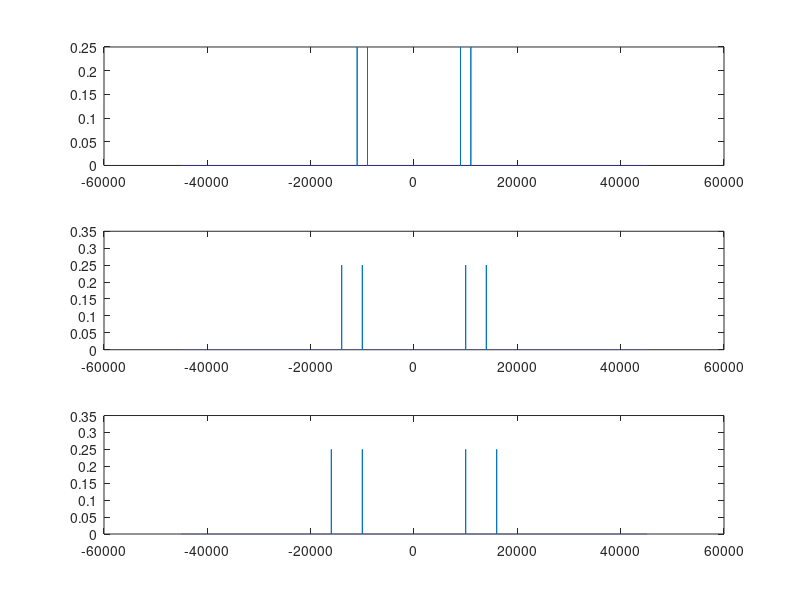
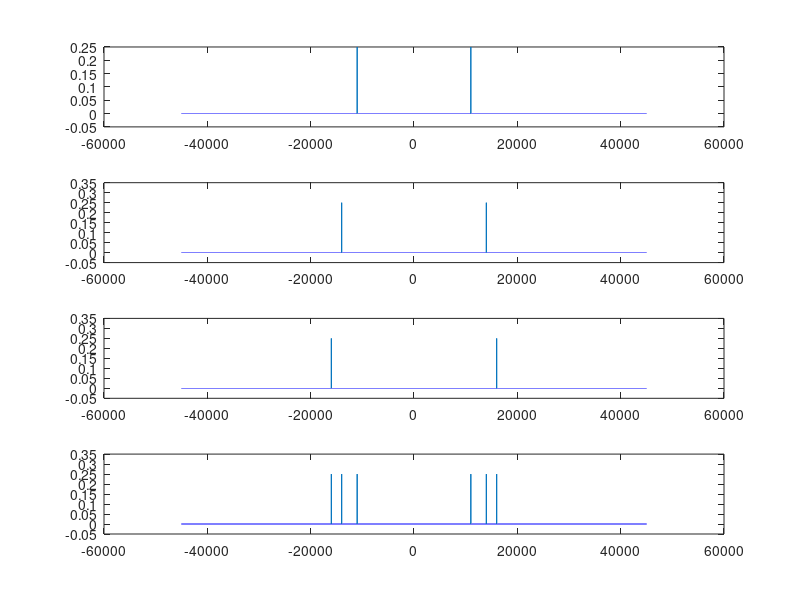
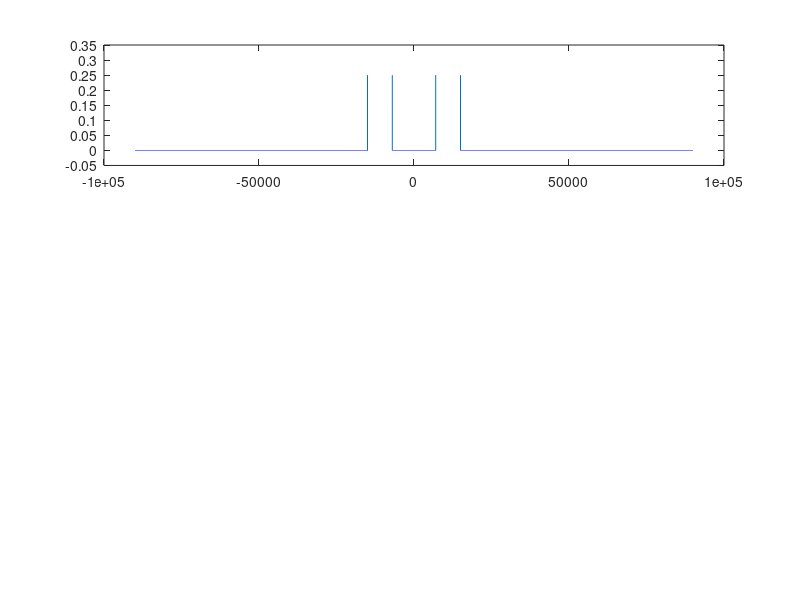

Recreate these plots in MATLAB, in order.
% • Gerar 3 sinais (cosenos) nas frequências 1k, 2k e 3k
% • Realizar a multiplexação dos sinais para as frequências 10k,
%   12k e 14k para a transmissão em um canal de comunicação
% • Recuperar os sinais originais

close all
clear all
clc

fs = 90e3;
t  = 0:1/fs:1-(1/fs);

Am1 = 1; f1 = 1e3;  Ao1 = 0; % Modulante               
Am2 = 1; f2 = 2e3;  Ao2 = 0; % Modulante              
Am3 = 1; f3 = 3e3;  Ao3 = 0; % Modulante              
Ac1 = 1; f4 = 10e3; Ao4 = 0; % Portadora              
Ac2 = 1; f5 = 12e3; Ao5 = 0; % Portadora
Ac3 = 1; f6 = 13e3; Ao6 = 0; % Portadora

m_t1 = Ao1 + Am1*cos(2*pi*f1*t); % Modulante
m_t2 = Ao2 + Am2*cos(2*pi*f2*t); % Modulante
m_t3 = Ao3 + Am3*cos(2*pi*f3*t); % Modulante
c_t1 = Ao4 + Ac1*cos(2*pi*f4*t); % Portadora
c_t2 = Ao4 + Ac2*cos(2*pi*f5*t); % Portadora
c_t3 = Ao4 + Ac3*cos(2*pi*f6*t); % Portadora

s_t1 = m_t1.*c_t1; % Sinal modulado
s_t2 = m_t2.*c_t2; % Sinal modulado
s_t3 = m_t3.*c_t3; % Sinal modulado 

s_f1 = fft(s_t1);
s_f1 = fftshift(s_f1)/length(s_f1);

s_f2 = fft(s_t2);
s_f2 = fftshift(s_f2)/length(s_f2);

s_f3 = fft(s_t3);
s_f3 = fftshift(s_f3)/length(s_f3);

f = -0.5*fs:0.5*fs-1;

% Sinais na frequencia 
figure(1)
subplot(311)
plot(f, abs(s_f1))
subplot(312)
plot(f, abs(s_f2))
subplot(313)
plot(f, abs(s_f3))

% Filtros ideais
filtro_11k = [zeros(1, 33000) ones(1, 2000) zeros(1, 20000) ones(1, 2000) zeros(1, 33000)];
filtro_14k = [zeros(1, 30000) ones(1, 2000) zeros(1, 26000) ones(1, 2000) zeros(1, 30000)];
filtro_16k = [zeros(1, 28000) ones(1, 2000) zeros(1, 30000) ones(1, 2000) zeros(1, 28000)];

% Sinal filtrado na frequencia com filtro ideal
s_f1_filtrado = filtro_11k.*s_f1;
figure(2)
subplot(411)
plot(f, s_f1_filtrado)

s_f2_filtrado = filtro_14k.*s_f2;
subplot(412)
plot(f, s_f2_filtrado)

s_f3_filtrado = filtro_16k.*s_f3;
subplot(413)
plot(f, s_f3_filtrado)

% Sinal transmitido multiplexado 3 canais
subplot(414)
y_f = s_f1_filtrado + s_f2_filtrado + s_f3_filtrado;
plot(f, y_f)

% Recebendo sinal e filtrando em 11k 14k 16k
y_11k = y_f.*filtro_11k;
y_14k = y_f.*filtro_14k;
y_16k = y_f.*filtro_16k;

% Multiplicando sinal filtrado pela portadora
y_11k_1k = y_11k.*c_t1;
y_14k_2k = y_14k.*c_t2;
y_16k_3k = y_16k.*c_t3;

% Filtro pb 4kHz
filtro_pb_4k = [zeros(1, 41000) ones(1, 8000) zeros(1, 41000)]; 

%% Voltando para banda base
y_1k = conv(y_11k, filtro_pb_4k);
%y_2k = conv(y_14k, filtro_pb_4k);
%y_3k = conv(y_16k, filtro_pb_4k);

f2 = -fs:fs-2;

figure(3)
subplot(311)
plot(f2, y_1k)
%subplot(312)
%plot(f2, y_2k)
%subplot(313)
%plot(f2, y_3k)







